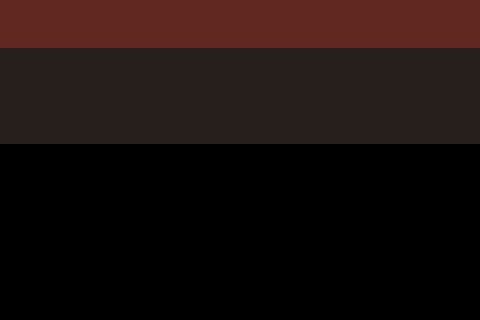

A 2D game scene composited from a Tiled map and its tileset images. What follows is a short description and the map's XML, with every tile layer's data as written:
An orthogonal 30x20 tile map with 16x16 px tiles, 1 tile layer (Слой тайлов 1).

<map version="1.10" tiledversion="1.11.2" orientation="orthogonal" renderorder="right-down" width="30" height="20" tilewidth="16" tileheight="16" infinite="0" nextlayerid="2" nextobjectid="1">
 <tileset firstgid="1" source="tilemap.tsx" />
 <layer id="1" name="Слой тайлов 1" width="30" height="20">
  <data encoding="csv">
1,1,1,1,1,1,1,1,1,1,1,1,1,1,1,1,1,1,1,1,1,1,1,1,1,1,1,1,1,1,
1,1,1,1,1,1,1,1,1,1,1,1,1,1,1,1,1,1,1,1,1,1,1,1,1,1,1,1,1,1,
1,1,1,1,1,1,1,1,1,1,1,1,1,1,1,1,1,1,1,1,1,1,1,1,1,1,1,1,1,1,
2,2,2,2,2,2,2,2,2,2,2,2,2,2,2,2,2,2,2,2,2,2,2,2,2,2,2,2,2,2,
2,2,2,2,2,2,2,2,2,2,2,2,2,2,2,2,2,2,2,2,2,2,2,2,2,2,2,2,2,2,
2,2,2,2,2,2,2,2,2,2,2,2,2,2,2,2,2,2,2,2,2,2,2,2,2,2,2,2,2,2,
2,2,2,2,2,2,2,2,2,2,2,2,2,2,2,2,2,2,2,2,2,2,2,2,2,2,2,2,2,2,
2,2,2,2,2,2,2,2,2,2,2,2,2,2,2,2,2,2,2,2,2,2,2,2,2,2,2,2,2,2,
2,2,2,2,2,2,2,2,2,2,2,2,2,2,2,2,2,2,2,2,2,2,2,2,2,2,2,2,2,2,
0,0,0,0,0,0,0,0,0,0,0,0,0,0,0,0,0,0,0,0,0,0,0,0,0,0,0,0,0,0,
0,0,0,0,0,0,0,0,0,0,0,0,0,0,0,0,0,0,0,0,0,0,0,0,0,0,0,0,0,0,
0,0,0,0,0,0,0,0,0,0,0,0,0,0,0,0,0,0,0,0,0,0,0,0,0,0,0,0,0,0,
0,0,0,0,0,0,0,0,0,0,0,0,0,0,0,0,0,0,0,0,0,0,0,0,0,0,0,0,0,0,
0,0,0,0,0,0,0,0,0,0,0,0,0,0,0,0,0,0,0,0,0,0,0,0,0,0,0,0,0,0,
0,0,0,0,0,0,0,0,0,0,0,0,0,0,0,0,0,0,0,0,0,0,0,0,0,0,0,0,0,0,
0,0,0,0,0,0,0,0,0,0,0,0,0,0,0,0,0,0,0,0,0,0,0,0,0,0,0,0,0,0,
0,0,0,0,0,0,0,0,0,0,0,0,0,0,0,0,0,0,0,0,0,0,0,0,0,0,0,0,0,0,
0,0,0,0,0,0,0,0,0,0,0,0,0,0,0,0,0,0,0,0,0,0,0,0,0,0,0,0,0,0,
0,0,0,0,0,0,0,0,0,0,0,0,0,0,0,0,0,0,0,0,0,0,0,0,0,0,0,0,0,0,
0,0,0,0,0,0,0,0,0,0,0,0,0,0,0,0,0,0,0,0,0,0,0,0,0,0,0,0,0,0
</data>
 </layer>
</map>
